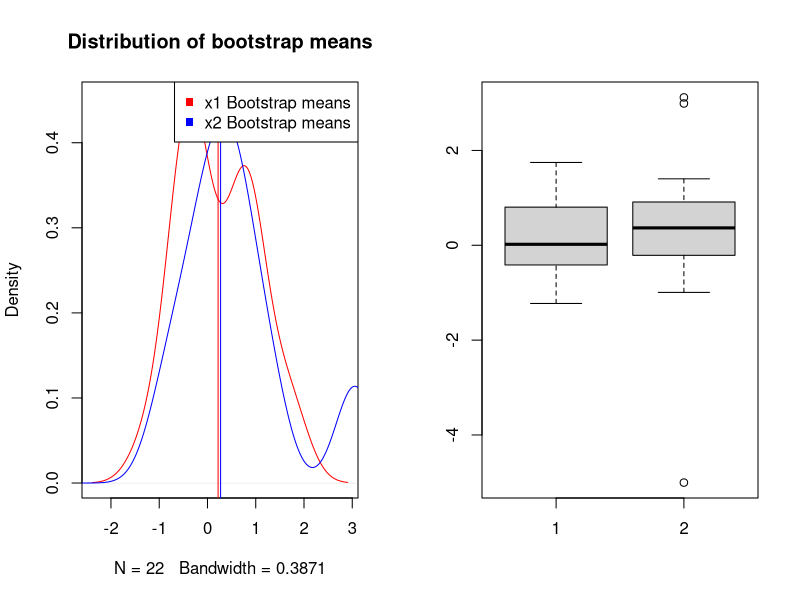

Generate this figure with R:
## ---- chunk 1
knitr::opts_chunk$set(echo = TRUE, tidy = TRUE)
library(knitr)
library(boot)
## ---- chunk 2
x1 <- c(-0.673, -0.584, 0.572, -0.341, -0.218, 0.603, -0.415, -0.013, 0.763, 0.804, 0.054, 1.746, -0.472, 1.638, -0.578, 0.947, -0.329, -0.188, 0.794, 0.894, -1.227, 1.059)

x2 <- c(0.913, -0.639, 2.99, -5.004, 3.118, 0.1, 1.128, 0.579, 0.32, -0.488, -0.994, -0.212, 0.413, 1.401, 0.007, 0.568, -0.005, 0.696)
## ---- chunk 3
length(x1)
length(x2)
## ---- chunk 4
par(mfrow = c(1,2))
m <- 10000
# x1.Bmeans <- replicate(m, mean(sample(x1, replace=TRUE)))
# x2.Bmeans <- replicate(m, mean(sample(x2, replace=TRUE)))
plot(density(x1), 
     type = "l", 
     col = "red",
     main = "Distribution of bootstrap means")
abline(v=mean(x1), col="red")
lines(density(x2), col = "blue")
abline(v=mean(x2), col="blue")
legend("topright",
       legend = c("x1 Bootstrap means", "x2 Bootstrap means"),
       pch = c(15,15),
       col = c("red", "blue"))
boxplot(x1, x2)
## ---- chunk 5

## ---- chunk 6
# number of bootstrap samples
m <- 10000
# size of samples
n1 <- length(x1)
n2 <- length(x2)
# standard diviation of original samples
sd1 <- sd(x1)
sd2 <- sd(x2)
# t statistic to compare 2 groups
Tstatistic <- function(x, y) {
        (mean(x) - mean(y)) / (sqrt(sd(x) * 1/n1 + sd(y) * 1/n2))
}
# t statistic for original samples
TX <- Tstatistic(x1, x2)
# create t statistics for all m bootstrap samples
Tstarnonparam <- replicate(m, Tstatistic(
        x = sample(x1, replace = TRUE),
        y = sample(x2, replace = TRUE)
))
# caluclate bootstrap p-value
(sum(abs(Tstarnonparam) > abs(TX)) + 1) / (m + 1)
# 0.95 confidence interval
quantile(Tstarnonparam, c(0.025, 0.975))
# 0.99 confidence interval
quantile(Tstarnonparam, c(0.005, 0.995))
## ---- chunk 7
# number of bootstrap samples
m <- 10000
# size of samples
n1 <- length(x1)
n2 <- length(x2)
# centering data
x <- c(x1, x2)
xbar <- mean(x)
# center data so they share a common mean
x1.cent <- x1 - mean(x1) + xbar
x2.cent <- x2 - mean(x2) + xbar
x.cent <- c(x1.cent, x2.cent)
mu0 <- mean(x.cent)
# t statistic
Tstatistic <- function(x, mu0) {
        (mean(x) - mu0) / sd(x)
}

TX <- Tstatistic(x, mu0=mu0)

Tstarnonparam <- replicate(m, Tstatistic(
        x = sample(x1, replace = TRUE),
        mu0 = xbar
))

(sum(abs(Tstarnonparam) > abs(TX)) + 1) / (m + 1)

## ---- chunk 8

## ---- chunk 9

## ---- chunk 10
t.test(x1, x2)

wilcox.test(x1, x2)
## ---- chunk 11

## ---- chunk 12
n <- 200
x1 <- rnorm(n, 2, sqrt(3))
x2 <- runif(n, 2, 4)
eps <- rt(n, 5)
y = 3 + 2 * x1 + x2 + eps

x3 <- runif(n, -2, 2)
## ---- chunk 13

## ---- chunk 14

## ---- chunk 15

## ---- chunk 16

## ---- chunk 17

## ---- chunk 18

## ---- chunk 19

## ---- chunk 20

## ---- chunk 21

## ---- chunk 22

## ---- chunk 23

## ---- chunk 24

## ---- chunk 25

## ---- chunk 26

## ---- chunk 27

## ---- chunk 28

## ---- chunk 29

## ---- chunk 30

## ---- chunk 31

## ---- chunk 32

## ---- chunk 33

## ---- chunk 34

## ---- chunk 35

## ---- chunk 36

## ---- chunk 37

## ---- chunk 38

## ---- chunk 39

## ---- chunk 40

## ---- chunk 41

